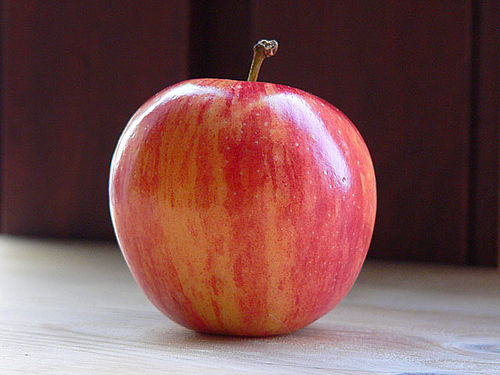
%> input picture 6175777_bf5160f168.jpg, 500 x 375 px
$ octave Test.m   (GNU Octave 9; MATLAB toolbox functions it lacks are replaced by stand-ins)
%> lines starting %> are read from the running program, lines starting %| are printed output that depends on the picture
%> further down, I is the input picture: size 375x500x3 uint8; mean R, G, B 122.3, 80, 79.6
### SegmentImageColored.m


% clc; clear all; close all;
% Solve a Clustering Problem with a Self-Organizing Map
% Script generated by NCTOOL
%
% This script assumes these variables are defined:
%
%   simpleclusterInputs - input data.

function SegmentedImage=SegmentImageColored(I)


%%I=imread('Gold-Finch.jpg');
%I = imresize(I,0.5);
figure,imshow(I);
title('Original Image');

% I=rgb2gray(I);
I1=I(:,:,1);
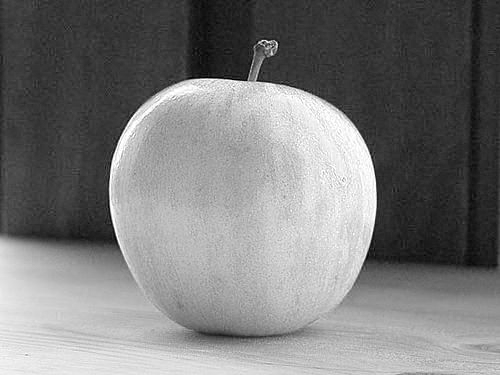
%> I1: size 375x500 uint8; min 0, max 255, mean 122.3
%Label Every Pixel in the Image Using the Results from KMEANS
nrows=size(I1,1);
%> nrows = 375
ncols=size(I1,2);
%> ncols = 500

I1=reshape(I1,1,[]);
I1=double(I1);
 normA = (I1-min(I1(:))) ./ (max(I1(:))-min(I1(:)));

 I2=I(:,:,2);
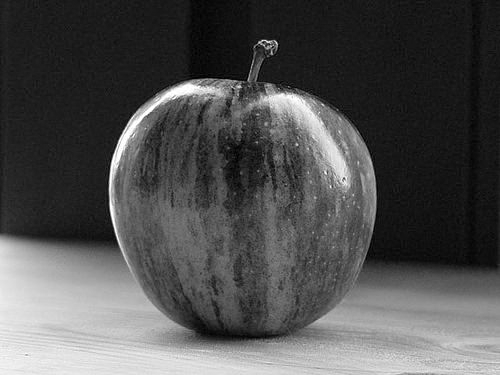
%> I2: size 375x500 uint8; min 0, max 255, mean 80
I2=reshape(I2,1,[]);
I2=double(I2);
 normB = (I2-min(I2(:))) ./ (max(I2(:))-min(I2(:)));

  I3=I(:,:,3);
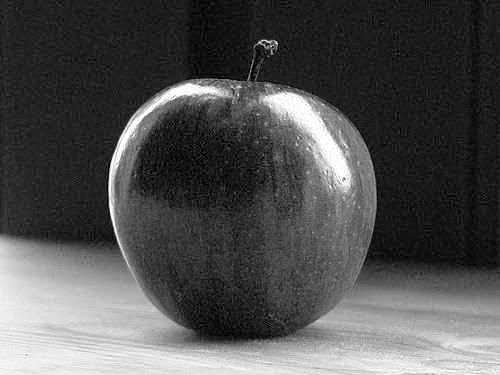
%> I3: size 375x500 uint8; min 0, max 255, mean 79.6
I3=reshape(I3,1,[]);
I3=double(I3);
 normC = (I3-min(I3(:))) ./ (max(I3(:))-min(I3(:)));


 % [16 lines of commented-out code are left out]


inputs=[normA;  normB;  normC];

%%inputs = simpleclusterInputs;

% Create a Self-Organizing Map
dimension1 = 3;
dimension2 =3;
%> the run ends on the next line
net = selforgmap([dimension1 dimension2]);

% Train the Network
[net,tr] = train(net,inputs);

% Test the Network
outputs = net(inputs);

% View the Network
view(net)

cluster=9;

clusterindex=outputs;

clusterindex=vec2ind(clusterindex);


pixel_labels = reshape(clusterindex,nrows,ncols);

segmented_images = cell(1,4);
rgb_label = repmat(pixel_labels,[1 1 3]);

SegmentedImage=zeros(nrows,ncols,3);
SegmentedImage=uint8(SegmentedImage);
for k = 1:cluster
    color = I;
    color(rgb_label ~= k) = 0;
    A=color(rgb_label == k);
    A1=color(:,:,1);
    A2=color(:,:,2);
    A3=color(:,:,3);
    Q1=median(A1(pixel_labels==k));
    Q2=median(A2(pixel_labels==k));
    Q3=median(A3(pixel_labels==k));
    Q=median(color(rgb_label == k));
    BB1=repmat(Q1 ,nrows,ncols);
    BB2=repmat(Q2 ,nrows,ncols);
    BB3=repmat(Q3 ,nrows,ncols);
    BB=zeros(nrows,ncols,3);
    BB(:,:,1)=BB1;
    BB(:,:,2)=BB2;
    BB(:,:,3)=BB3;

     % [4 lines of commented-out code are left out]
   colorimg=Replacevalues(color,Q1,Q2,Q3);
    segmented_images{k} = colorimg;
    qqq=segmented_images{k};
    qqq=uint8(qqq);
%     figure,imshow(uint8(segmented_images{k}))
   SegmentedImage=imadd(SegmentedImage,qqq);
end


figure,imshow(SegmentedImage);
title('Color Segments');

end

### Test.m


I=imread('6175777_bf5160f168.jpg');

 SegmentedImage=SegmentImageColored(I);

$ run again, with Beach.jpg copied over 6175777_bf5160f168.jpg
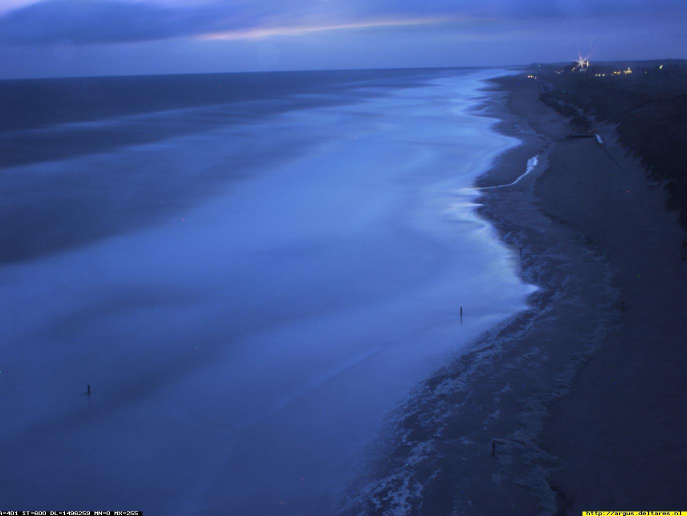
%> input picture Beach.jpg, 1373 x 1031 px (shown at 1/2 size)
%> I is the input picture: size 1031x1373x3 uint8; mean R, G, B 57.7, 80.7, 140.6
%> in SegmentImageColored, `I2=I(:,:,2);`:
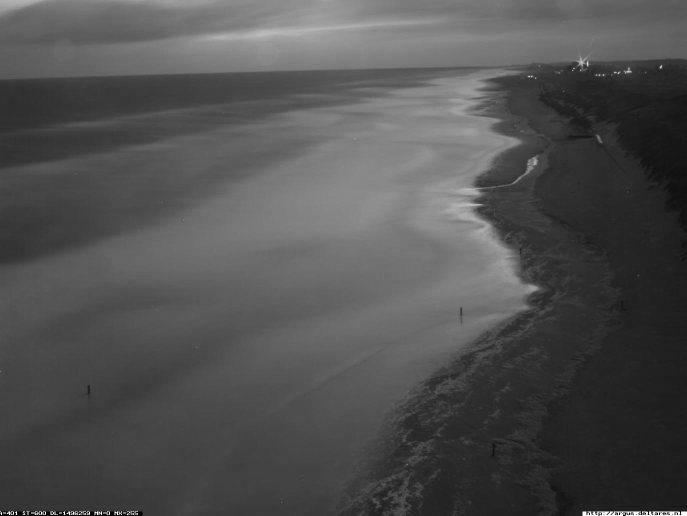
%> I2: size 1031x1373 uint8 (shown at 1/2 size); min 0, max 255, mean 80.7
%> in SegmentImageColored, `I3=I(:,:,3);`:
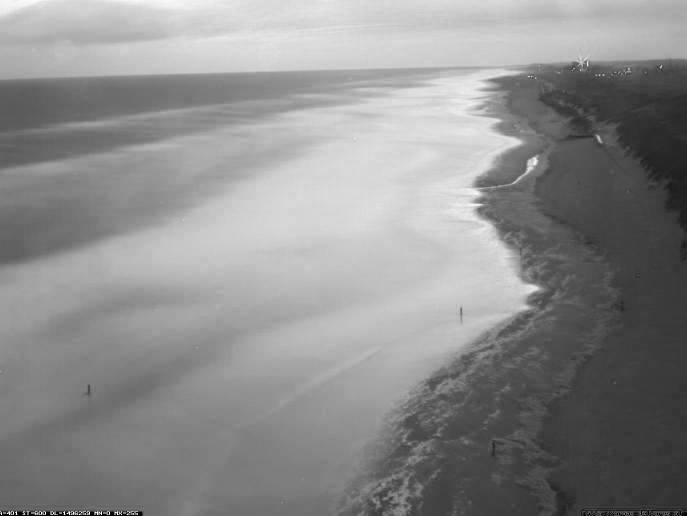
%> I3: size 1031x1373 uint8 (shown at 1/2 size); min 0, max 255, mean 140.6
